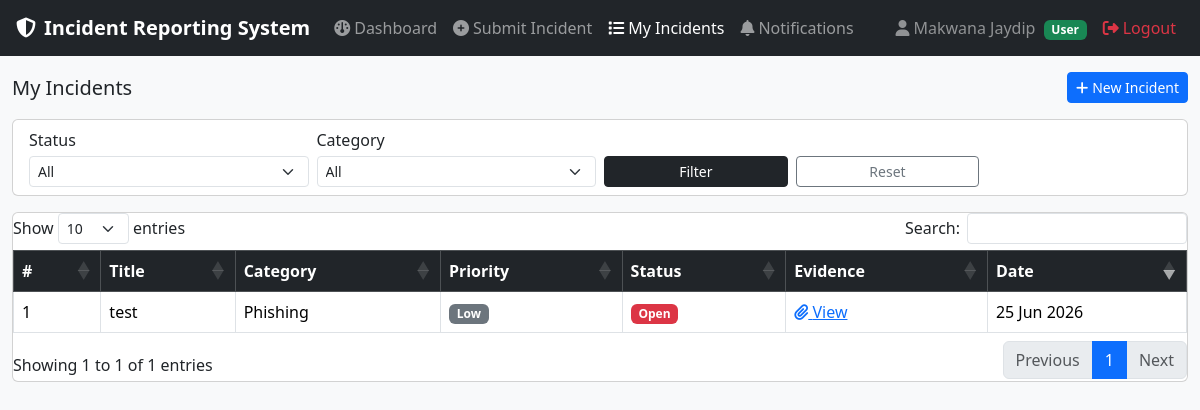
Screenshot of /user/my_incidents.php (signed in) with the database file from the repository.
### tables this page shows
CREATE TABLE `incidents` (
  `id` int(10) UNSIGNED NOT NULL,
  `user_id` int(10) UNSIGNED NOT NULL,
  `assigned_to` int(10) UNSIGNED DEFAULT NULL,
  `title` varchar(255) NOT NULL,
  `description` text NOT NULL,
  `category` enum('Phishing','Malware','Ransomware','Unauthorized Access','DDoS','Data Breach','Social Engineering','Other') NOT NULL,
  `priority` enum('Low','Medium','High') NOT NULL DEFAULT 'Medium',
  `status` enum('Open','In Progress','Resolved') NOT NULL DEFAULT 'Open',
  `evidence_path` varchar(500) DEFAULT NULL,
  `resolved_at` datetime DEFAULT NULL,
  `created_at` datetime NOT NULL DEFAULT current_timestamp(),
  `updated_at` datetime NOT NULL DEFAULT current_timestamp() ON UPDATE current_timestamp()
);

### middleware/auth.php (called while the page is built, shortened)
<?php
function authId()   { return (int)($_SESSION['user_id'] ?? 0); }

### user/my_incidents.php (the view, shortened to what this page needs)
<?php
require_once __DIR__ . '/../middleware/auth.php';
$uid       = authId();
$db        = getDB();
$where = "WHERE user_id = '$uid'";
$incidents = mysqli_query($db, "SELECT * FROM incidents $where ORDER BY created_at DESC");
require_once __DIR__ . '/../includes/header.php';
require_once __DIR__ . '/../includes/sidebar.php';
?>
<div class="d-flex justify-content-between align-items-center mb-3">
    <h5 class="mb-0">My Incidents</h5>
    <a href="submit_incident.php" class="btn btn-primary btn-sm">
        <i class="fa fa-plus me-1"></i>New Incident
    </a>
</div>
<div class="card mb-3">
    <div class="card-body py-2">
        <form method="GET" class="row g-2 align-items-end">
            <div class="col-md-3">
                <label class="form-label mb-1">Status</label>
                <select name="status" class="form-select form-select-sm">
                    <option value="">All</option>
                </select>
            </div>
            <div class="col-md-3">
                <label class="form-label mb-1">Category</label>
                <select name="category" class="form-select form-select-sm">
                    <option value="">All</option>
                </select>
            </div>
            <div class="col-md-2">
                <button type="submit" class="btn btn-sm btn-dark w-100">Filter</button>
            </div>
            <div class="col-md-2">
                <a href="my_incidents.php" class="btn btn-sm btn-outline-secondary w-100">Reset</a>
            </div>
        </form>
    </div>
</div>
<div class="card">
    <div class="card-body p-0">
        <table class="table table-bordered table-hover mb-0" id="incidentTable">
            <thead class="table-dark">
                <tr>
                    <th>#</th>
                    <th>Title</th>
                    <th>Category</th>
                    <th>Priority</th>
                    <th>Status</th>
                    <th>Evidence</th>
                    <th>Date</th>
                </tr>
            </thead>
            <tbody>
                <?php if (mysqli_num_rows($incidents) === 0): ?>
                    <tr>
                        <td colspan="7" class="text-center text-muted py-3">No incidents found.</td>
                    </tr>
                <?php else: ?>
                    <?php while ($row = mysqli_fetch_assoc($incidents)): ?>
                    <tr>
                        <td><?= $row['id'] ?></td>
                        <td><?= htmlspecialchars($row['title']) ?></td>
                        <td><?= $row['category'] ?></td>
                        <td>
                            <?php $pc = $row['priority'] === 'High' ? 'danger' : ($row['priority'] === 'Medium' ? 'warning' : 'secondary'); ?>
                            <span class="badge bg-<?= $pc ?>"><?= $row['priority'] ?></span>
                        </td>
                        <td>
                            <?php $sc = $row['status'] === 'Resolved' ? 'success' : ($row['status'] === 'In Progress' ? 'warning' : 'danger'); ?>
                            <span class="badge bg-<?= $sc ?>"><?= $row['status'] ?></span>
                        </td>
                        <td>
                            <?php if ($row['evidence_path']): ?>
                                <a href="<?= UPLOAD_URL . $row['evidence_path'] ?>" target="_blank">
                                    <i class="fa fa-paperclip"></i> View
                                </a>
                            <?php else: ?>
                                <span class="text-muted">—</span>
                            <?php endif; ?>
                        </td>
                        <td><?= date('d M Y', strtotime($row['created_at'])) ?></td>
                    </tr>
                    <?php endwhile; ?>
                <?php endif; ?>
            </tbody>
        </table>
    </div>
</div>
<?php
require_once __DIR__ . '/../includes/footer.php';
?>

### rows the page displays
incidents: id "1", title "test", category "Phishing", priority "Low", status "Open", created_at "25 Jun 2026"

### other values shown
APP_NAME "Incident Reporting System"
$currentName "Makwana Jaydip"
$currentRole "User"
